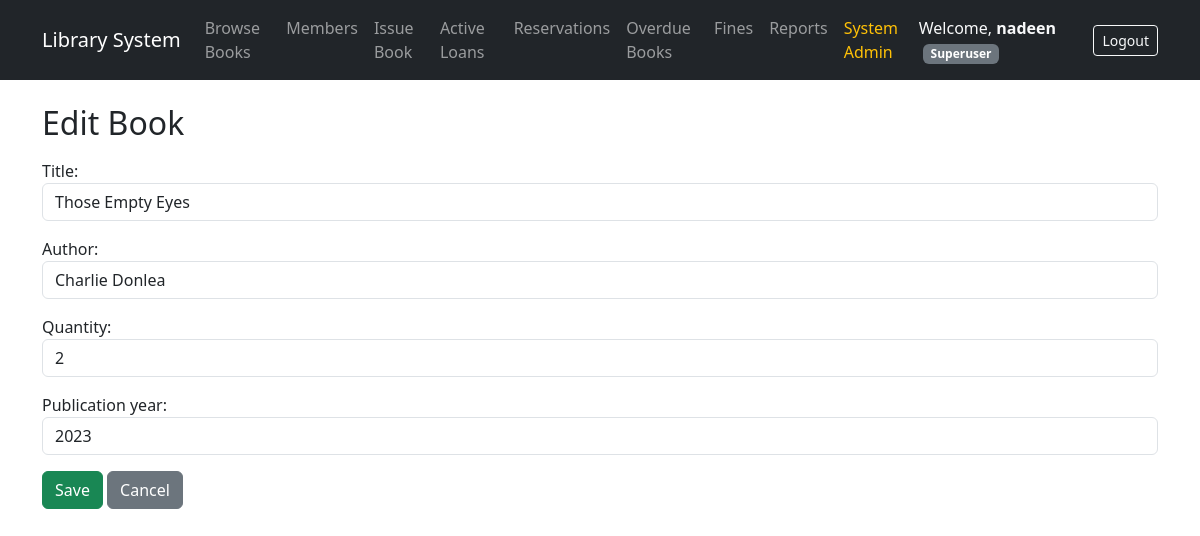
Screenshot of /books/1/edit/ (signed in) with the database file from the repository.
### books/models.py (models this page shows, shortened)
class Book(models.Model):
    title = models.CharField(max_length=200)
    author = models.CharField(max_length=200)
    quantity = models.IntegerField(validators=[MinValueValidator(0)])
    publication_year = models.IntegerField(
        validators=[MinValueValidator(1000), MaxValueValidator(current_year)]
    )

### books/views.py (the view)
# urls.py: path('<int:pk>/edit/', views.book_edit, name='book_edit'),
@login_required
@role_required(['ADMIN', 'LIBRARIAN'])
def book_edit(request, pk):
    book = get_object_or_404(Book, pk=pk)
    if request.method == 'POST':
        form = BookForm(request.POST, instance=book)
        if form.is_valid():
            form.save()
            return redirect('book_detail', pk=book.pk)
    else:
        form = BookForm(instance=book)
    return render(request, 'books/book_form.html', {'form': form, 'action': 'Edit', 'book': book})

### books/forms.py
class BookForm(forms.ModelForm):
    class Meta:
        model = Book
        fields = ['title', 'author', 'quantity', 'publication_year']
        widgets = {
            'title': forms.TextInput(attrs={'class': 'form-control'}),
            'author': forms.TextInput(attrs={'class': 'form-control'}),
            'quantity': forms.NumberInput(attrs={'class': 'form-control', 'min': 0}),
            'publication_year': forms.NumberInput(attrs={'class': 'form-control'}),
        }

### books/templates/books/book_form.html (shortened to what this page needs)
{% extends 'books/base.html' %}
{% block content %}
<h2>{{ action }} Book</h2>
<form method="POST" class="mt-3">
    {{ form.as_p }}
    <button type="submit" class="btn btn-success">Save</button>
    <a href="{% url 'book_list' %}" class="btn btn-secondary">Cancel</a>
</form>
{% endblock %}

### books/templates/books/base.html (shortened to what this page needs)
<!DOCTYPE html>
<html lang="en">
<head>
    <link href="https://cdn.jsdelivr.net/npm/bootstrap@5.3.0/dist/css/bootstrap.min.css" rel="stylesheet">
</head>
<body>
    <nav class="navbar navbar-expand-lg navbar-dark bg-dark mb-4">
        <div class="container">
            <a class="navbar-brand" href="{% url 'book_list' %}">Library System</a>
            <div class="collapse navbar-collapse" id="navbarNav">
                {% if user.is_authenticated %}
                    <ul class="navbar-nav me-auto">
                        <li class="nav-item">
                            <a class="nav-link" href="{% url 'book_list' %}">Browse Books</a>
                        </li>
                        {% if user.member_profile.role in 'ADMIN,LIBRARIAN,ASSISTANT' or user.is_superuser %}
                            <li class="nav-item">
                                <a class="nav-link" href="{% url 'member_list' %}">Members</a>
                            </li>
                            <li class="nav-item">
                                <a class="nav-link" href="{% url 'borrow_book' %}">Issue Book</a>
                            </li>
                            <li class="nav-item">
                                <a class="nav-link" href="{% url 'active_loans' %}">Active Loans</a>
                            </li>
                            <li class="nav-item">
                                <a class="nav-link" href="{% url 'reservation_list' %}">Reservations</a>
                            </li>
                            <li class="nav-item">
                                <a class="nav-link" href="{% url 'overdue_books' %}">Overdue Books</a>
                            </li>
                        {% endif %}
                        {% if user.member_profile.role in 'ADMIN,LIBRARIAN' or user.is_superuser %}
                            <li class="nav-item">
                                <a class="nav-link" href="{% url 'fine_list' %}">Fines</a>
                            </li>
                            <li class="nav-item">
                                <a class="nav-link" href="{% url 'reports_dashboard' %}">Reports</a>
                            </li>
                        {% endif %}
                        {% if user.member_profile.is_admin or user.is_superuser %}
                            <li class="nav-item">
                                <a class="nav-link text-warning" href="/admin/" target="_blank">System Admin</a>
                            </li>
                        {% endif %}
                    </ul>
                    <div class="d-flex align-items-center">
                        <span class="navbar-text me-3 text-light">
                            Welcome, <strong>{{ user.username }}</strong>
                            <small class="badge bg-secondary ms-1">
                                {% if user.is_superuser %}
                                    Superuser
                                {% else %}
                                    {{ user.member_profile.get_role_display|default:"Member" }}
                                {% endif %}
                            </small>
                        </span>
                        <form action="{% url 'logout' %}" method="POST" class="d-inline">
                            <button type="submit" class="btn btn-outline-light btn-sm">Logout</button>
                        </form>
                    </div>
                {% else %}
                    <div class="ms-auto">
                        <a href="{% url 'login' %}" class="btn btn-outline-light btn-sm">Login</a>
                    </div>
                {% endif %}
            </div>
        </div>
    </nav>
    <div class="container">
        {% block content %}{% endblock %}
    </div>
</body>
</html>

### rows the page displays
Book: title "Those Empty Eyes", author "Charlie Donlea", quantity "2", publication_year "2023"

### other values shown
{{ user.username }} "nadeen"
{{ action }} "Edit"
